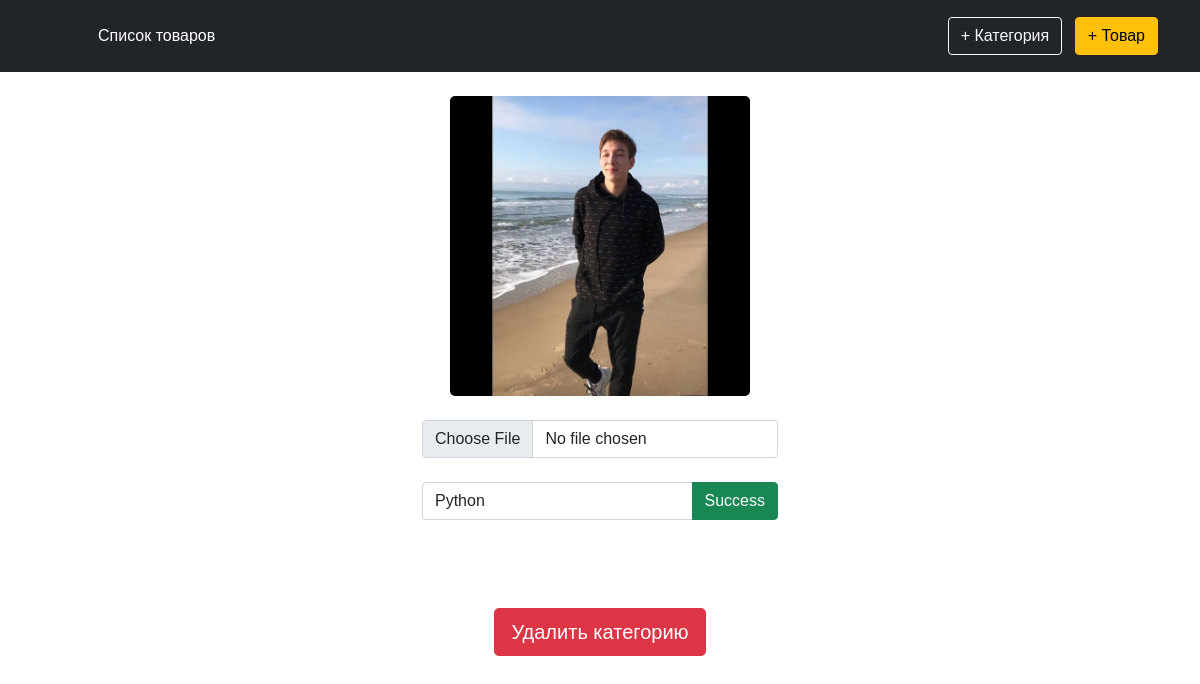
Page /subcategory/4 on the earlier database version.
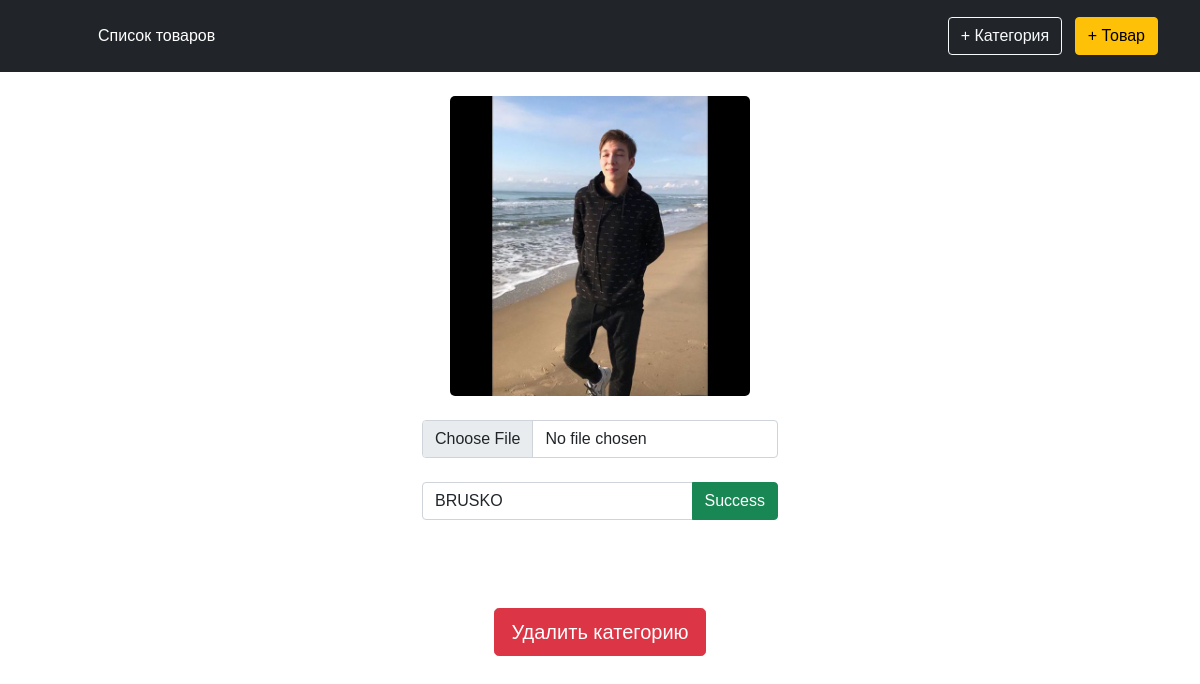
Same page on the later database version.
### main_app/models.py (models this page shows, shortened)
class SubCategory(models.Model):
    category = models.ForeignKey(Category, on_delete=models.CASCADE)
    name = models.CharField(max_length=150, db_index=True)
    photo = models.ImageField(upload_to='subcategory_img/')
    slug = models.SlugField(max_length=150, unique=True, db_index=True)

### main_app/views.py (the view)
# urls.py: path('subcategory/<int:pk>', subcategory_view, name='subcategory_detail'),
def subcategory_view(request, pk):
    subcategory = get_object_or_404(SubCategory, id=pk)
    if request.method == "POST":
        category_form = Subcategory_reqForm(request.POST, files=request.FILES, instance=subcategory)
        if category_form.is_valid():
            category_form.save()
        return HttpResponseRedirect('/add_category')
    if request.method == 'GET' and 'delete' in request.GET:
        messages.info(request, 'Вы уверены?')
    elif request.method == 'GET' and 'confirm_delete' in request.GET:
        messages.info(request, 'Категория успешно удалена')
        subcategory.delete()
        return HttpResponseRedirect('/add_category/')
    category_form = Subcategory_reqForm(initial={'name': subcategory.name})
    return render(request, 'main_app/category_detail.html', {'category': subcategory, 'category_form': category_form})

### main_app/forms.py
class Subcategory_reqForm(forms.ModelForm):
      name = forms.CharField(widget=forms.TextInput(attrs={'class': 'form-control', 'placeholder': 'Введите имя новой подкатегории'}))
      photo = forms.ImageField(required=False, widget=forms.FileInput(attrs={'class': 'form-control'}))
      class Meta:
            model = SubCategory
            fields = ['name', 'photo']

### main_app/templates/main_app/category_detail.html (shortened to what this page needs)
{% extends 'main_app/base.html' %}
{% load static %}
{% block content %}
<link type="text/css" href="{% static 'css/img.css' %}" rel="stylesheet" />
<div class="row align-items-end">
    <div class="col">
        <div class='text-center'>
            <img id="myImg" src="{{category.photo.url}}" alt="{{category.name}}" style="width:100%;max-width:300px">
        </div>
    </div>
</div>
<br>
<div class='row'>
    <div class='col'>
    </div>
    <div class='col'>
        <form action="" method="POST" enctype="multipart/form-data">
            {{category_form.photo}}
            <br>
            <div class="input-group mb-3">
                {{category_form.name}}
                <button type="submit" class="btn btn-success">Success</button>
        </form>
    </div>
</div>
<div class='col'>
</div>
</div>
<br><br><br>
<div class='text-center'>
<form action="" method="GET">
    <button name='delete' type="submit" class="btn btn-danger btn-lg">Удалить категорию</button>
</form>
</div>
{% endblock %}

Differences in the rows shown:
changed SubCategory: name "Python" → "BRUSKO"
